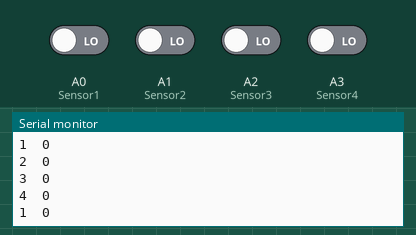
Simulated run of this sketch. Board: Arduino Uno, built with avr-gcc and run on an emulated ATmega328P. Parts: the last lines printed to the serial monitor. The test bench sets the inputs (shaded band); at power-on: A0 (Sensor1), A1 (Sensor2), A2 (Sensor3), A3 (Sensor4) LOW.

Above: at 16.8 s.
16.9 s: A0 (Sensor1) driven HIGH
At 24.7 s:
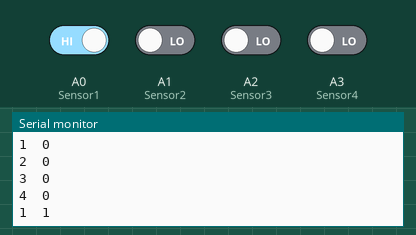
24.9 s: A1 (Sensor2) driven HIGH
At 26.7 s:
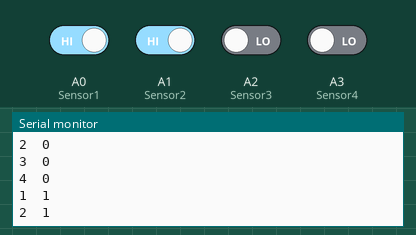
32.9 s: A2 (Sensor3) driven HIGH
At 36.7 s:
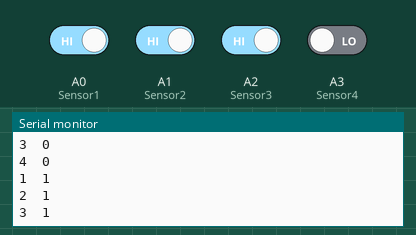
40.9 s: A3 (Sensor4) driven HIGH
At 46.7 s:
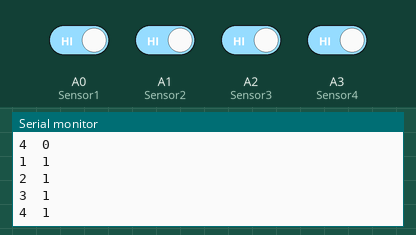
Timing chart, 0 to 48.2 s (numbered marks = the images above; inputs shaded):
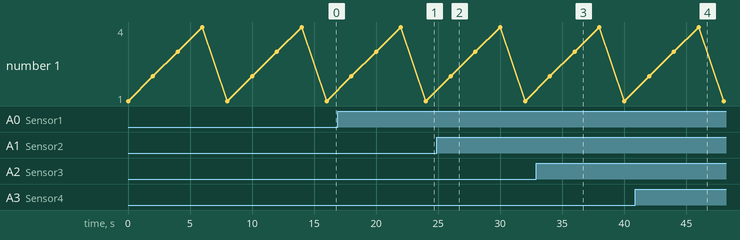

Measured:
- after the input at 16.9 s, the serial monitor: prints a new line after 7.1 s (image 1)
- after the input at 24.9 s, the serial monitor: prints a new line after 1.1 s (image 2)
- after the input at 32.9 s, the serial monitor: prints a new line after 3.1 s (image 3)
- after the input at 40.9 s, the serial monitor: prints a new line after 5.1 s (image 4)

The sketch:

Sensor.ino
```cpp
#define Sensor1    A0     //sensor 1 na entrada analógica 1
#define Sensor2    A1      //sensor 2 na entrada analógica 2
#define Sensor3    A2      //sensor 3 na entrada analógica 3
#define Sensor4    A3      //sensor 3 na entrada analógica 4


void setup() {
  Serial.begin(9600);
  pinMode(Sensor1, INPUT);//entrada
  pinMode(Sensor2, INPUT);//entrada
  pinMode(Sensor3, INPUT);//entrada
 // pinMode(Sensor4, INPUT);//entrada

}

void loop() {
   int ValorSensor1 = digitalRead(Sensor1);
   Serial.print("1\t");
   Serial.println (ValorSensor1);
   delay(2000);
  int ValorSensor2 = digitalRead(Sensor2);
   Serial.print("2\t");
   Serial.println (ValorSensor2);
   delay(2000);
   int ValorSensor3 = digitalRead(Sensor3);
   Serial.print("3\t");
   Serial.println (ValorSensor3);
   delay(2000);
   int ValorSensor4 = digitalRead(Sensor4);
   Serial.print("4\t");
   Serial.println (ValorSensor4);
   delay(2000);
}
```
